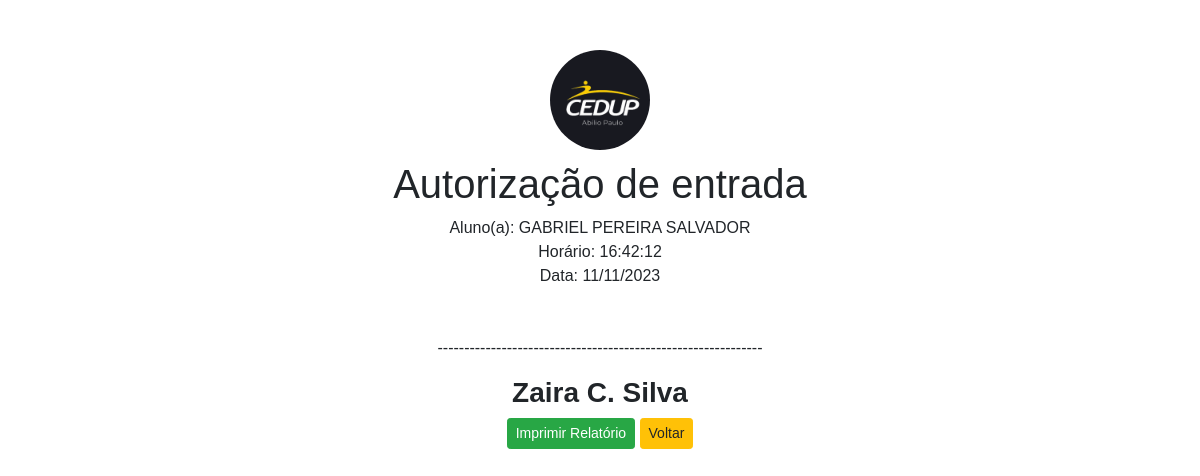
Screenshot of /autorizacao.php?id_atraso=64 with the database file from the repository.
### tables this page shows
CREATE TABLE `atrasos` (
  `id` int(11) NOT NULL,
  `codaluno` int(11) NOT NULL,
  `data_atraso` date NOT NULL,
  `motivo` text NOT NULL,
  `hora_atraso` time DEFAULT NULL,
  `qtd_atraso` int(3) DEFAULT NULL
);

CREATE TABLE `alunos` (
  `id_aluno` int(11) NOT NULL,
  `matricula` varchar(20) NOT NULL,
  `nomealuno` varchar(200) NOT NULL,
  `cursoaluno` int(100) NOT NULL
);

### autorizacao.php (the view, shortened to what this page needs)
<!DOCTYPE html>
<html lang="en">
<head>
    <link rel="stylesheet" href="https://stackpath.bootstrapcdn.com/bootstrap/4.4.1/css/bootstrap.min.css"
>
    <link rel="stylesheet" type="text/css" href="https://cdn.datatables.net/1.10.21/css/jquery.dataTables.css">
</head>
<body>
    <div class="autorizacao">
        <img src="assets/cedup2.png" alt="logo" width="100px" style="margin-bottom:10px; border-radius: 100px;">
        <h1 align="center">Autorização de entrada</h1>
        <?php
if (isset($_GET['id_atraso'])) {
    $id_atraso = $_GET['id_atraso'];
    include 'conexao.php';
    $sql = "SELECT a.*, al.nomealuno
            FROM atrasos a
            JOIN alunos al ON a.codaluno = al.id_aluno
            WHERE a.id = $id_atraso";
    $resultado = mysqli_query($conexao, $sql);
    if ($resultado) {
        $dadosAtraso = mysqli_fetch_assoc($resultado);
        $nomeAluno = isset($dadosAtraso['nomealuno']) ? $dadosAtraso['nomealuno'] : 'Nome não disponível';
        echo "Aluno(a): $nomeAluno<br>";
        $horario = $horario = isset($dadosAtraso['hora_atraso']) ? date('H:i:s', strtotime($dadosAtraso['hora_atraso'])) : 'Horário não disponível';
        echo "Horário: $horario<br>";
        $data = isset($dadosAtraso['data_atraso']) ? date('d/m/Y', strtotime($dadosAtraso['data_atraso'])) : 'Data não disponível';
        echo "Data: $data<br>";
    } else {
        echo "Erro na consulta ao banco de dados: " . mysqli_error($conexao);
    }
} else {
    echo "ID do atraso não foi recebido.";
}
?>
    <br>
    <br>
    <p align="center">-------------------------------------------------------------</p>
    <h3 align="center"><b>Zaira C. Silva</b></h3>
        <div class="estilo">
    <button id="imprimirButton" class="btn btn-sm btn-success " onclick="printPage()">
    <span id="imprimirText">Imprimir Relatório</span>
    </button>
    <a id="esconderlink" href="menu.php" role="button" class="btn btn-sm btn-warning">Voltar</a>
         </div>
    </div>
</body>
</html>

### autorizacao.php (style rules this page uses)
body { font-family: Arial, sans-serif; }
.autorizacao { width: 80%; margin: 0 auto; text-align: center; margin-top: 50px; }

### rows the page displays
atrasos: codaluno.nomealuno "GABRIEL PEREIRA SALVADOR", hora_atraso "16:42:12", data_atraso "11/11/2023"
